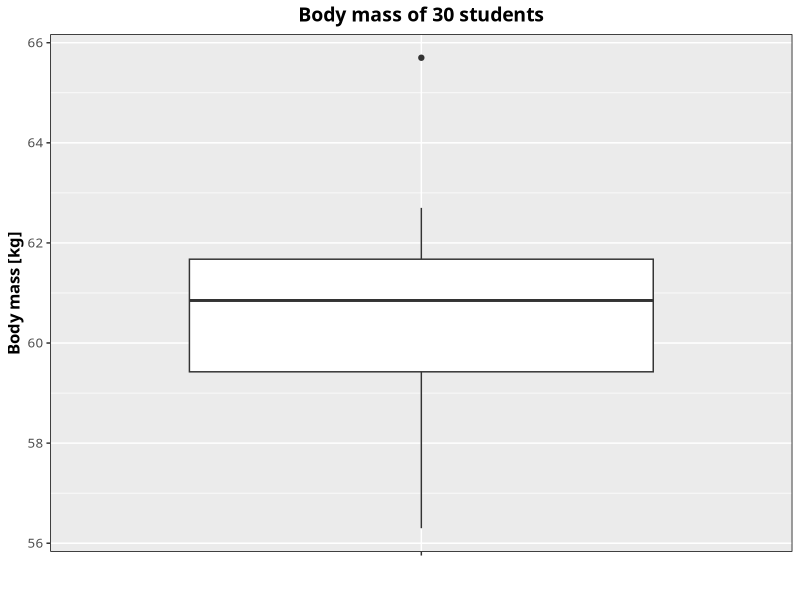
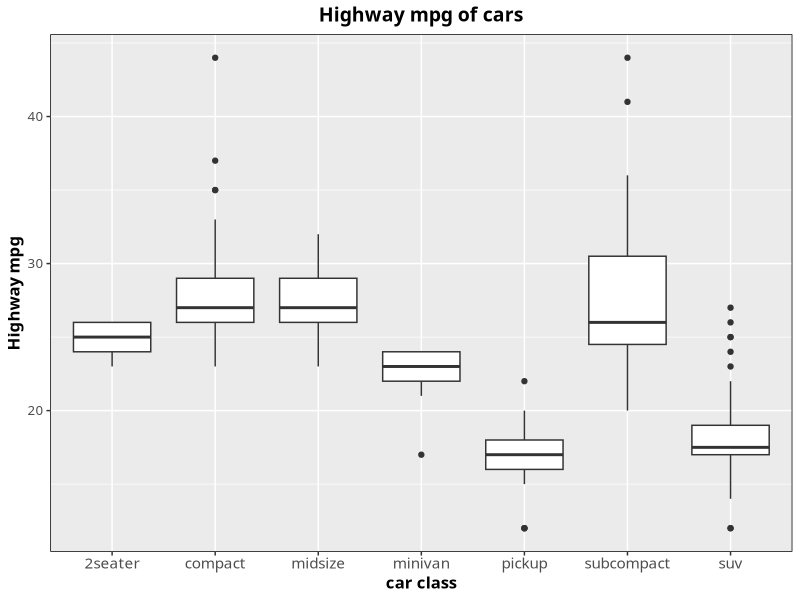
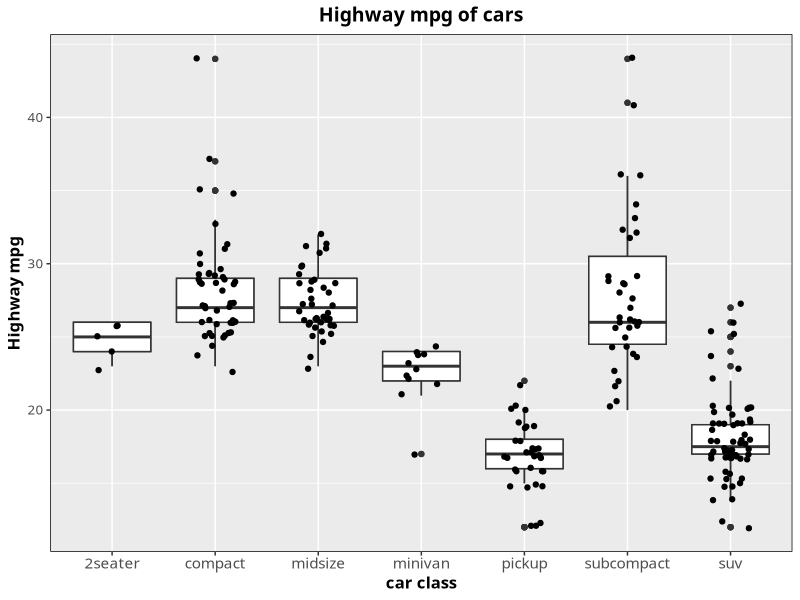

Here is the R script that generated these plots, in order:
## ---- chunk 1
knitr::opts_chunk$set(echo = TRUE, warning=FALSE)
suppressWarnings(suppressMessages(suppressPackageStartupMessages(library(ggplot2))))
## ---- chunk 2
df <- data.frame(mass = c(59.2, 61.5, 62.3, 61.4, 60.9, 59.8,
                          60.5, 59.0, 61.1, 60.7, 61.6, 56.3,
                          61.9, 65.7, 60.4, 58.9, 59.0, 61.2,
                          62.1, 61.4, 58.4, 60.8, 60.2, 62.7,
                          60.0, 59.3, 61.9, 61.7, 58.4, 62.2))
## ---- chunk 3
library(ggplot2)


p <- ggplot(df) + aes(x="", y=mass) +
     geom_boxplot() +
     ggtitle("Body mass of 30 students") +
     labs(x="", y="Body mass [kg]") +
     theme(plot.title = element_text(size = 14, family = "Tahoma", face = "bold", hjust = 0.5),
           panel.border = element_rect(colour = "black", fill=NA, size=.5),
           text = element_text(size = 12, family = "Tahoma"),
           axis.title = element_text(face="bold"),
           axis.text.x=element_text(size = 11))

print(p)
## ---- chunk 4
summary(mpg)

## ---- chunk 5
plt <-  ggplot(mpg, aes(class, hwy)) +
    geom_boxplot() +
    ggtitle("Highway mpg of cars") +
    labs(x="car class", y="Highway mpg") +
    theme(plot.title = element_text(size = 14, family = "Tahoma", face = "bold", hjust = 0.5), # center title
          panel.border = element_rect(colour = "black", fill=NA, size=.5),
          text = element_text(size = 12, family = "Tahoma"),
          axis.title = element_text(face="bold"),
           axis.text.x=element_text(size = 11))
print(plt)

## ---- chunk 6
plt <-  plt +
        geom_boxplot() +
        geom_jitter(width = 0.2)
print(plt)
